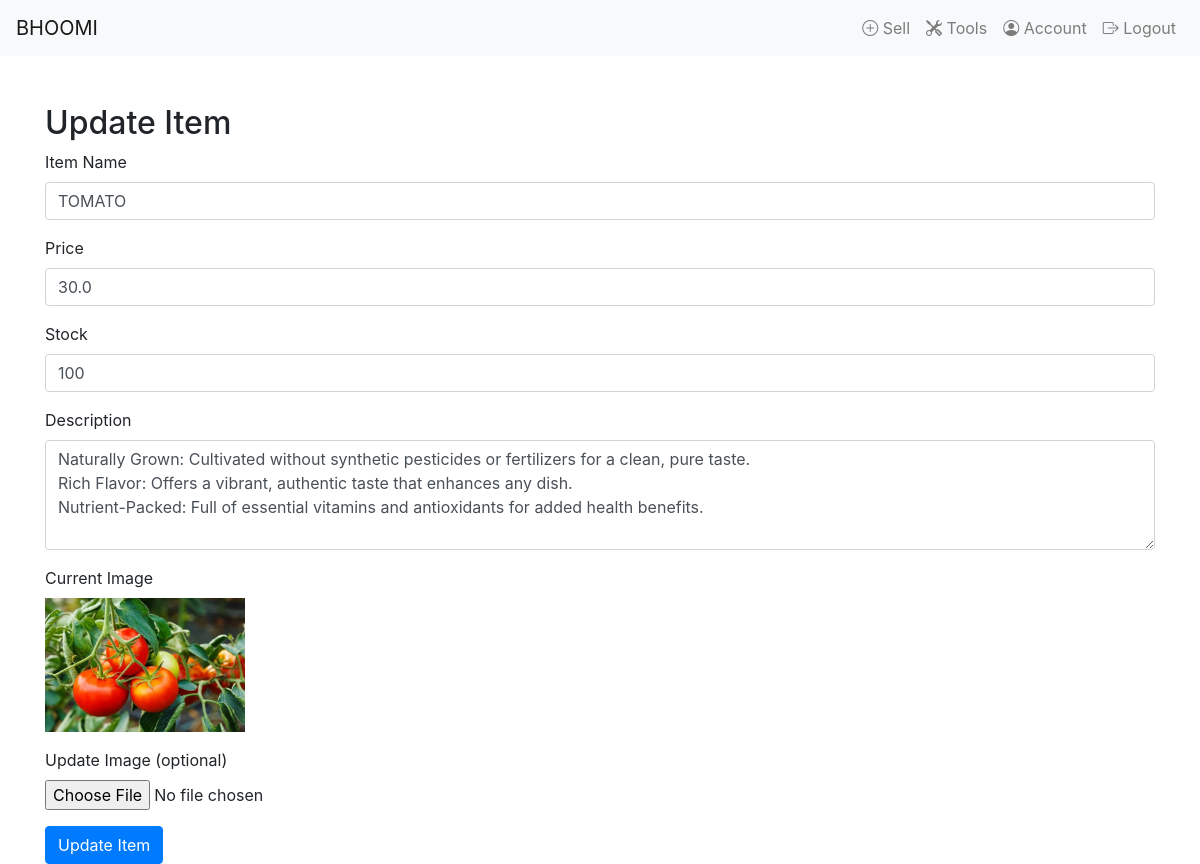
/update_item/1 (signed in), run on the app's committed database.
### main.py (models this page shows, shortened)
class Item(db.Model):
    id = db.Column(db.Integer, primary_key=True)
    name = db.Column(db.String(100), nullable=False)
    price = db.Column(db.Float, nullable=False)
    stock = db.Column(db.Integer, nullable=False)
    description = db.Column(db.Text, nullable=False)
    image = db.Column(db.String(200), nullable=False)  # Stores the image file path
    seller_id = db.Column(db.Integer, nullable=False)

### main.py (the view)
@app.route('/update_item/<int:item_id>', methods=['GET', 'POST'])
def update_item(item_id):
    if 'user_id' not in session or session['user_type'] != 'farmer':
        return redirect(url_for('index'))
    item = Item.query.get(item_id)
    if request.method == 'POST' and item:
        item.price = float(request.form['price'])
        item.stock = int(request.form['stock'])
        db.session.commit()
        flash('Item updated successfully!')
        return redirect(url_for('index'))
    return render_template('update_item.html', item=item)

### templates/update_item.html (shortened to what this page needs)
<!DOCTYPE html>
<html lang="en">
<head>
    <link rel="stylesheet" href="https://stackpath.bootstrapcdn.com/bootstrap/4.5.2/css/bootstrap.min.css">
    <link rel="stylesheet" href="https://cdn.jsdelivr.net/npm/bootstrap-icons/font/bootstrap-icons.css"></head>
<body>
    <nav class="navbar navbar-expand-lg navbar-light bg-light">
        <a class="navbar-brand" href="{{ url_for('index') }}">BHOOMI</a>
        <div class="collapse navbar-collapse justify-content-end">
            <ul class="navbar-nav">
                <li class="nav-item">
                    <a class="nav-link" href="{{ url_for('sell') }}"><i class="bi bi-plus-circle"></i> Sell</a>
                </li>
                <li class="nav-item">
                    <a class="nav-link" href="{{ url_for('tools') }}"><i class="bi bi-tools"></i> Tools</a>
                </li>
                <li class="nav-item">
                    <a class="nav-link" href="{{ url_for('account') }}"><i class="bi bi-person-circle"></i> Account</a>
                </li>
                <li class="nav-item">
                    <a class="nav-link" href="{{ url_for('logout') }}"><i class="bi bi-box-arrow-right"></i> Logout</a>
                </li>
            </ul>
        </div>
    </nav>
    <div class="container mt-5">
        <h2>Update Item</h2>
        <form method="POST" enctype="multipart/form-data" action="{{ url_for('update_item', item_id=item.id) }}">
            <div class="form-group">
                <label for="name">Item Name</label>
                <input type="text" class="form-control" id="name" name="name" value="{{ item.name }}" required>
            </div>
            <div class="form-group">
                <label for="price">Price</label>
                <input type="number" class="form-control" id="price" name="price" value="{{ item.price }}" required>
            </div>
            <div class="form-group">
                <label for="stock">Stock</label>
                <input type="number" class="form-control" id="stock" name="stock" value="{{ item.stock }}" required>
            </div>
            <div class="form-group">
                <label for="description">Description</label>
                <textarea class="form-control" id="description" name="description" rows="4" required>{{ item.description }}</textarea>
            </div>
            <div class="form-group">
                <label for="current_image">Current Image</label>
                <div>
                    <img src="{{ url_for('static', filename=item.image.split('static/')[-1]) }}" alt="Current Item Image" class="img-fluid" style="max-width: 200px;">
                </div>
            </div>
            <div class="form-group">
                <label for="image">Update Image (optional)</label>
                <input type="file" class="form-control-file" id="image" name="image" accept=".png, .jpg, .jpeg, .gif">
            </div>
            <button type="submit" class="btn btn-primary">Update Item</button>
        </form>
    </div>
</body>
</html>

### data on the page
Item: name "TOMATO", price "30.0", stock "100", description "Naturally Grown: Cultivated without synthetic pesticides or fertilizers for a clean, pure taste. Rich Flavor: Offers a vibrant, authentic taste that enhances any dish. Nutrient-Packed: Full of essential vitamins and antioxidants for added health benefits.", image (picture)
